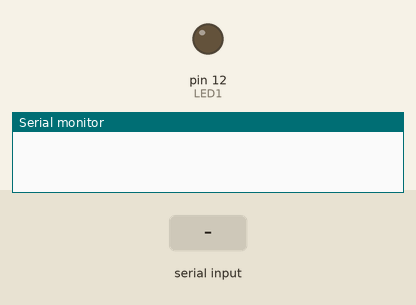
This sketch was run on a simulated Arduino Uno, built with avr-gcc and run on an emulated ATmega328P. Shown: output pins drawn as LEDs (lit = HIGH), the last lines printed to the serial monitor. The inputs (shaded band) are chosen by the test bench.

Above: at 1.2 s.
1.3 s: "1\n" received over Serial
At 2.1 s:
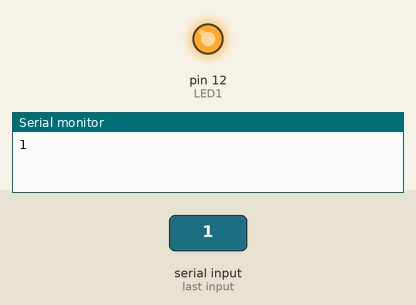
Timing chart, 0 to 4.3 s (numbered marks = the images above; inputs shaded):
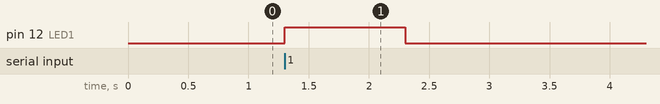

Measured:
- after the input at 1.3 s, pin 12 (LED1): LOW → HIGH at once, → LOW 1.0 s later

The sketch:

arduino_8.ino
```cpp
#define LED1 12
void setup() {
  Serial.begin(9600);
  pinMode(LED1, OUTPUT);

}

void loop() {

  if(Serial.available())
  {
   int a=Serial.parseInt();
   Serial.print(a);
   if(a==1)
   digitalWrite(LED1, HIGH);
   if(a==0)
   digitalWrite(LED1, LOW);
  }
}
```
